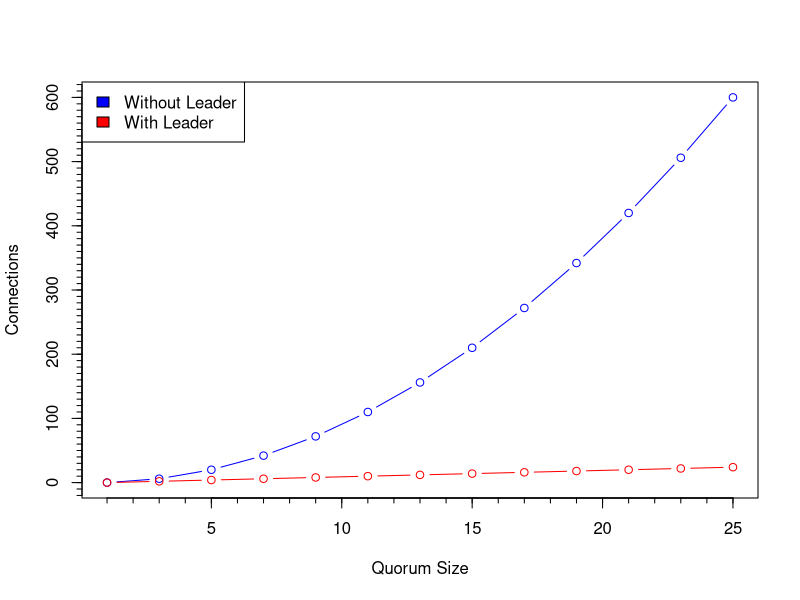

R code for this plot:
# Skinny connections over quorum size

without_leader <- function(x) {
	x * (x - 1)
}

with_leader <- function(x) {
	x - 1
}

x <- seq(1,25,2)

plot(x, without_leader(x),
	type="b", col="blue",
	xlab="Quorum Size", ylab="Connections"
)

lines(x, with_leader(x),
	type="b", col = "red"
)

legend("topleft",
	c("Without Leader", "With Leader"),
	fill=c("blue", "red")
)

# minor tickmarks (optional)
library(Hmisc)
minor.tick(nx=5, ny=10, tick.ratio=0.5)
